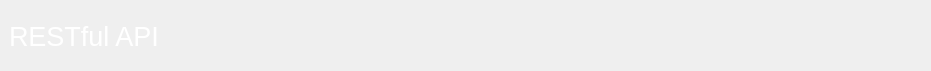
<?xml version="1.0" encoding="UTF-8"?>
<ui version="4.0">
 <class>NavBarWid</class>
 <widget class="QWidget" name="NavBarWid">
  <property name="geometry">
   <rect>
    <x>0</x>
    <y>0</y>
    <width>931</width>
    <height>71</height>
   </rect>
  </property>
  <property name="windowTitle">
   <string>Form</string>
  </property>
  <layout class="QGridLayout" name="gridLayout">
   <property name="leftMargin">
    <number>9</number>
   </property>
   <property name="topMargin">
    <number>21</number>
   </property>
   <property name="bottomMargin">
    <number>0</number>
   </property>
   <item row="0" column="1">
    <spacer name="horizontalSpacer">
     <property name="orientation">
      <enum>Qt::Horizontal</enum>
     </property>
     <property name="sizeHint" stdset="0">
      <size>
       <width>52</width>
       <height>20</height>
      </size>
     </property>
    </spacer>
   </item>
   <item row="0" column="0">
    <widget class="QLabel" name="label">
     <property name="minimumSize">
      <size>
       <width>0</width>
       <height>50</height>
      </size>
     </property>
     <property name="font">
      <font>
       <pointsize>20</pointsize>
      </font>
     </property>
     <property name="styleSheet">
      <string notr="true">color: rgb(255, 255, 255);</string>
     </property>
     <property name="text">
      <string>RESTful API</string>
     </property>
     <property name="alignment">
      <set>Qt::AlignLeading|Qt::AlignLeft|Qt::AlignTop</set>
     </property>
    </widget>
   </item>
  </layout>
 </widget>
 <resources/>
 <connections/>
</ui>
